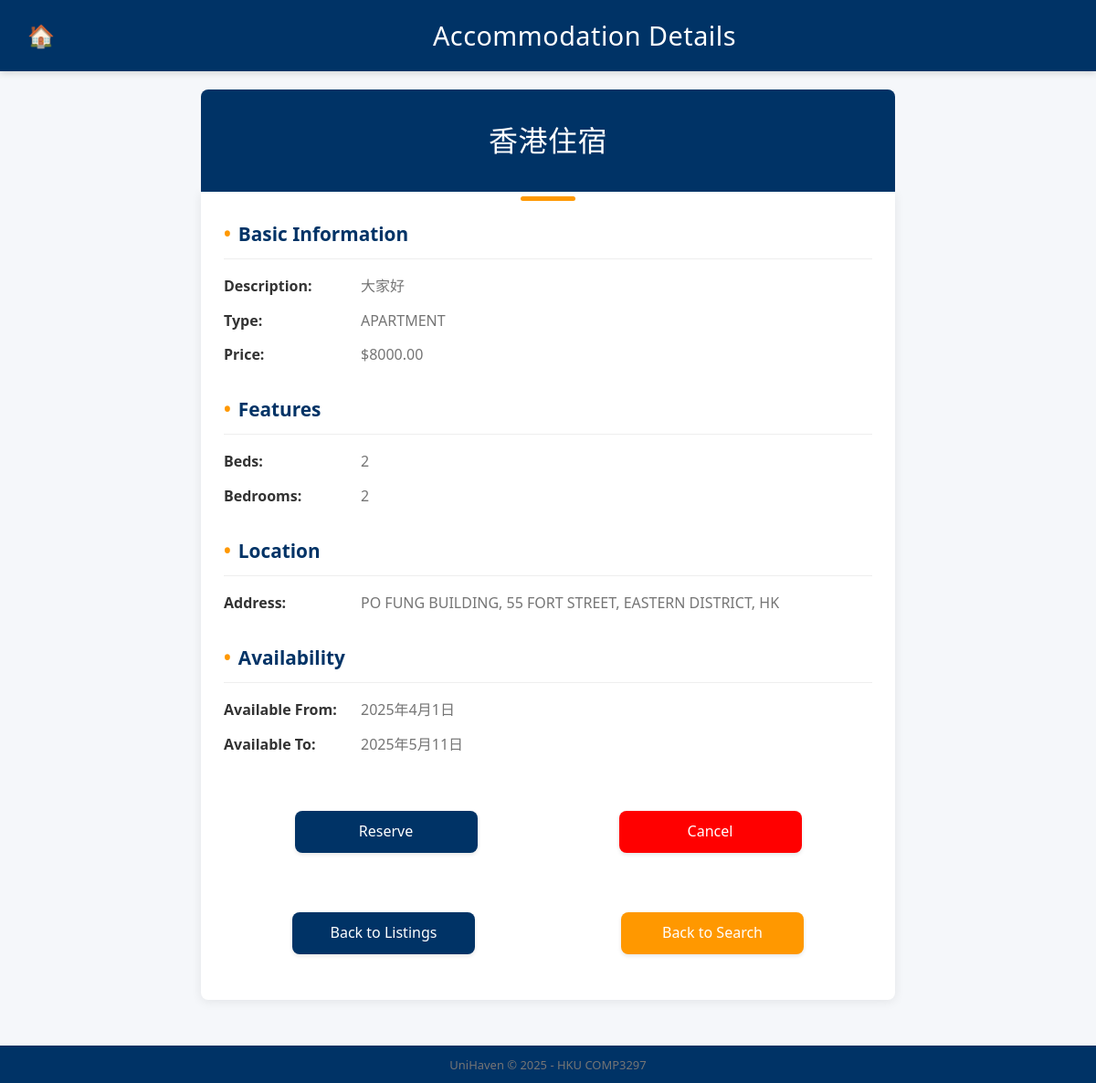
/accommodation/9/, run on the app's committed database.
### accommodation/models.py (models this page shows)
class Accommodation(models.Model):
    TYPE_CHOICES = [
        ('APARTMENT', 'Apartment'),
        ('HOUSE', 'House'),
        ('HOSTEL', 'Hostel'),
    ]
    title = models.CharField(max_length=200)
    description = models.TextField()
    type = models.CharField(max_length=20, choices=TYPE_CHOICES)
    beds = models.IntegerField()
    bedrooms = models.IntegerField()
    price = models.DecimalField(max_digits=10, decimal_places=2)
    available_from = models.DateField(null=True, blank=True)
    available_to = models.DateField(null=True, blank=True)
    userID = models.CharField(max_length=255, blank=True, default="")
    reserved = models.BooleanField(default=False)
    building_name = models.CharField(max_length=200, default="", blank=True)
    estate_name = models.CharField(max_length=200, default="", blank=True)
    street_name = models.CharField(max_length=200, default="", blank=True)
    building_no = models.CharField(max_length=20, default="", blank=True)
    district = models.CharField(max_length=200, default="", blank=True)
    region = models.CharField(max_length=100, default="", blank=True)
    latitude = models.FloatField(blank=True)
    longitude = models.FloatField(blank=True)
    geo_address = models.CharField(max_length=200, blank=True)
    rating = models.FloatField(default=0.0, blank=True)
    def formatted_address(self):
        parts = [
            self.building_name,
            self.estate_name,
            f"{self.building_no} {self.street_name}".strip(),
            self.district,
            self.region
        ]
        return ", ".join(filter(None, parts))

### accommodation/views.py (the view, shortened to what this page needs)
# urls.py: path("accommodation/<int:pk>/", views.accommodation_detail, name="accommodation_detail"),
def accommodation_detail(request, pk):
    try:
        accommodation = Accommodation.objects.get(pk=pk)
        return render(request, 'accommodation/accommodation_detail.html', {'accommodation': accommodation})
    except Accommodation.DoesNotExist:
        if request.headers.get('Accept') == 'application/json':
            return JsonResponse({'error': 'Accommodation not found.'}, status=404)

### accommodation/templates/accommodation/accommodation_detail.html (shortened to what this page needs)
{% extends 'accommodation/base.html' %}
{% load static %}
{% block nav_title %}Accommodation Details{% endblock %}
{% block content %}
<div class="detail-container">
    <div class="detail-header">
        <h1>{{ accommodation.title }}</h1>
    </div>
    <div class="detail-content">
        <div class="detail-section">
            <h2>Basic Information</h2>
            <div class="detail-item">
                <div class="detail-label">Description:</div>
                <div class="detail-value">{{ accommodation.description }}</div>
            </div>
            <div class="detail-item">
                <div class="detail-label">Type:</div>
                <div class="detail-value">{{ accommodation.type }}</div>
            </div>
            <div class="detail-item">
                <div class="detail-label">Price:</div>
                <div class="detail-value">${{ accommodation.price }}</div>
            </div>
        </div>
        <div class="detail-section">
            <h2>Features</h2>
            <div class="detail-item">
                <div class="detail-label">Beds:</div>
                <div class="detail-value">{{ accommodation.beds }}</div>
            </div>
            <div class="detail-item">
                <div class="detail-label">Bedrooms:</div>
                <div class="detail-value">{{ accommodation.bedrooms }}</div>
            </div>
        </div>
        <div class="detail-section">
            <h2>Location</h2>
            <div class="detail-item">
                <div class="detail-label">Address:</div>
                <div class="detail-value">{{ accommodation.formatted_address }}</div>
            </div>
        </div>
        <div class="detail-section">
            <h2>Availability</h2>
            <div class="detail-item">
                <div class="detail-label">Available From:</div>
                <div class="detail-value">{{ accommodation.available_from }}</div>
            </div>
            <div class="detail-item">
                <div class="detail-label">Available To:</div>
                <div class="detail-value">{{ accommodation.available_to }}</div>
            </div>
        </div>
        <div style="display: flex; justify-content: center; margin-top: 15px;">
            <a href="javascript:void(0);" onclick="reserveAccommodation('{{ accommodation.id }}')" class="btn btn-primary back-button">Reserve</a>
            <a href="javascript:void(0);" onclick="cancelReservation('{{ accommodation.id }}')" class="btn btn-secondary back-button" style="background-color: red;">Cancel</a>
        </div>
        <div class="button-group" style="display: flex; gap: 10px; justify-content: center; margin-top: 15px;">
            <a href="{% url 'list_accommodation' %}" class="btn btn-primary back-button">Back to Listings</a>
            <a href="{% url 'search_accommodation' %}" class="btn btn-secondary back-button">Back to Search</a>
        </div>
    </div>
</div>
{% endblock %}

### accommodation/static/accommodation/css/main.css (style rules this page uses)
:root { --primary-color: #003366; --primary-dark: #004C99; --secondary-color: #FF9800; --secondary-dark: #F57C00; --light-bg: #f5f7fa; --card-bg: #ffffff; --text-dark: #333333; --text-light: #757575; --success: #4caf50; --error: #f44336; --border-radius: 8px; --box-shadow: 0 2px 12px rgba(0, 0, 0, 0.08); --transition: all 0.3s ease; }
* { box-sizing: border-box; }
body { font-family: 'Segoe UI', Tahoma, Geneva, Verdana, sans-serif; margin: 0; padding: 0; background-color: var(--light-bg); color: var(--text-dark); line-height: 1.6; }
.btn { display: inline-block; background-color: var(--primary-color); color: white; text-decoration: none; padding: 10px 18px; border-radius: var(--border-radius); font-weight: 500; text-align: center; transition: var(--transition); border: none; cursor: pointer; box-shadow: 0 2px 4px rgba(0,0,0,0.1); }
.btn-primary { background-color: var(--primary-color); }
.btn-secondary { background-color: var(--secondary-color); }
.detail-header { background-color: var(--primary-color); color: white; padding: 30px 20px; text-align: center; border-radius: var(--border-radius) var(--border-radius) 0 0; position: relative; }
.detail-header::after { content: ""; position: absolute; bottom: -10px; left: 50%; transform: translateX(-50%); width: 60px; height: 5px; background-color: var(--secondary-color); border-radius: 2.5px; }
.detail-header h1 { margin: 0; font-weight: 500; letter-spacing: 0.5px; }
.detail-content { padding: 30px 25px; background-color: var(--card-bg); border-radius: 0 0 var(--border-radius) var(--border-radius); box-shadow: var(--box-shadow); }
.detail-section { margin-bottom: 30px; animation: fadeIn 0.5s ease-in-out; }
.detail-section h2 { color: var(--primary-color); font-size: 1.3em; border-bottom: 1px solid #eee; padding-bottom: 10px; margin-top: 0; position: relative; }
.detail-section h2::before { content: "•"; color: var(--secondary-color); margin-right: 8px; }
.detail-item { display: flex; margin-bottom: 12px; align-items: baseline; }
.detail-label { font-weight: bold; width: 150px; flex-shrink: 0; color: var(--text-dark); }
.detail-value { flex-grow: 1; color: var(--text-light); }
.back-button { display: block; margin: 30px auto 20px; width: 200px; text-align: center; }
.page-transition { animation: pageLoad 0.6s ease-in-out; }
.detail-container { max-width: 800px; margin: 20px auto; padding: 0 20px; position: relative; }

### accommodation/templates/accommodation/base.html (style rules this page uses)
html, body { height: 100%; margin: 0; display: flex; flex-direction: column; }

### data on the page
Accommodation: title "香港住宿", description "大家好", type "APARTMENT", price "8000.00", beds "2", bedrooms "2", formatted_address "PO FUNG BUILDING, 55 FORT STREET, EASTERN DISTRICT, HK", available_from "2025年4月1日", available_to "2025年5月11日"
